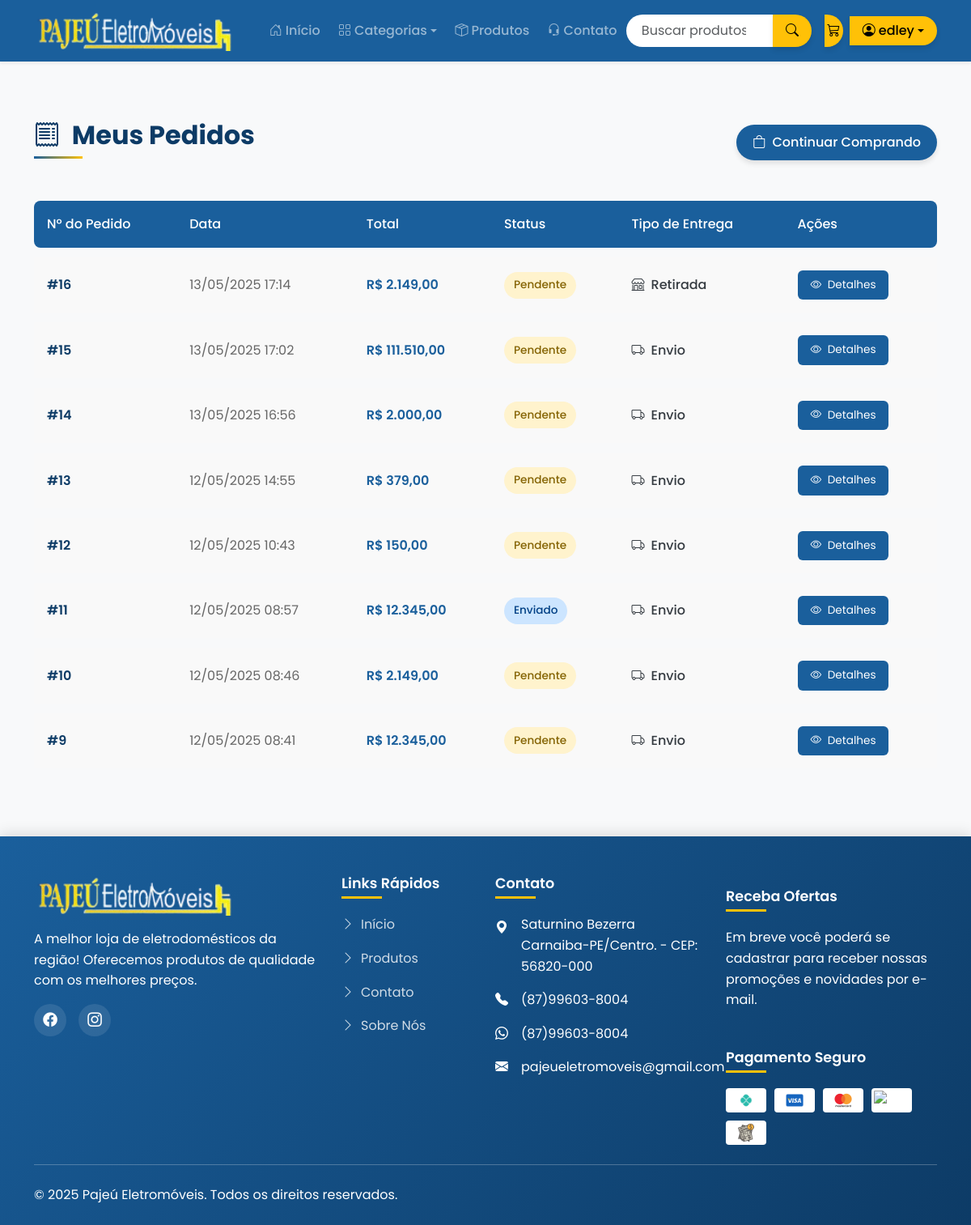
The page /pedidos/historico/ (signed in) on the database its author committed.
### pedidos/models.py (models this page shows, shortened)
class Pedido(models.Model):
    STATUS_CHOICES = [
        ('pendente', 'Pendente'),
        ('pago', 'Pago'),
        ('enviado', 'Enviado'),
        ('entregue', 'Entregue'),
        ('cancelado', 'Cancelado'),
    ]
    METODO_PAGAMENTO_CHOICES = [
        ('pix', 'PIX'),
        ('cartao', 'Cartão de Crédito'),
        ('boleto', 'Boleto'),
    ]
    TIPO_ENTREGA_CHOICES = [
        ('retirada', 'Retirar na Loja'),
        ('envio', 'Envio para Endereço'),
    ]
    user = models.ForeignKey(User, on_delete=models.SET_NULL, null=True, blank=True)
    primeiro_nome = models.CharField(max_length=50)
    sobrenome = models.CharField(max_length=50)
    email = models.EmailField()
    endereco = models.CharField(max_length=250)
    complemento = models.CharField(max_length=100, blank=True)
    cep = models.CharField(max_length=10)
    cidade = models.CharField(max_length=100)
    estado = models.CharField(max_length=2)
    telefone = models.CharField(max_length=20)
    criado_em = models.DateTimeField(auto_now_add=True)
    atualizado_em = models.DateTimeField(auto_now=True)
    pago = models.BooleanField(default=False)
    metodo_pagamento = models.CharField(max_length=10, choices=METODO_PAGAMENTO_CHOICES, default='pix')
    status = models.CharField(max_length=10, choices=STATUS_CHOICES, default='pendente')
    tipo_entrega = models.CharField(max_length=10, choices=TIPO_ENTREGA_CHOICES, default='envio')
    class Meta:
        ordering = ('-criado_em',)
        verbose_name = 'Pedido'
        verbose_name_plural = 'Pedidos'
    def get_total(self):
        return sum(item.get_custo() for item in self.itens.all())

class ItemPedido(models.Model):
    pedido = models.ForeignKey(Pedido, related_name='itens', on_delete=models.CASCADE)
    produto = models.ForeignKey(Produto, related_name='itens_pedido', on_delete=models.CASCADE)
    preco = models.DecimalField(max_digits=10, decimal_places=2)
    quantidade = models.PositiveIntegerField(default=1)
    def get_custo(self):
        return self.preco * self.quantidade

### pedidos/views.py (the view)
# urls.py: path('historico/', views.pedido_historico, name='pedido_historico'),
@login_required
def pedido_historico(request):
    pedidos = Pedido.objects.filter(user=request.user).order_by('-criado_em')
    return render(request, 'pedidos/historico.html', {'pedidos': pedidos})

### core/context_processors.py (called while the page is built)
def site_logo(request):
    config = SiteConfig.objects.first()
    return {
        'site_logo': config.logo.url if config and config.logo else None
    }

### produtos/context_processors.py (called while the page is built)
def categorias_disponiveis(request):
    return {
        'categorias_menu': Categoria.objects.all()
    }

### produtos/models.py (called while the page is built)
    def get_absolute_url(self):
        return reverse('produtos:lista_produtos_por_categoria', args=[self.slug])

### templates/pedidos/historico.html (shortened to what this page needs)
{% extends 'base.html' %}
{% load static %}
{% load humanize %}
{% block conteudo %}
<div class="orders-section">
    <div class="container">
        <div class="orders-header">
            <h2 class="orders-title">
                <i class="bi bi-receipt me-2"></i> Meus Pedidos
            </h2>
            <a href="{% url 'produtos:lista' %}" class="btn btn-azul">
                <i class="bi bi-bag me-1"></i> Continuar Comprando
            </a>
        </div>
        {% if pedidos %}
        <div class="table-responsive">
            <table class="orders-table">
                <thead>
                    <tr>
                        <th>Nº do Pedido</th>
                        <th>Data</th>
                        <th>Total</th>
                        <th>Status</th>
                        <th>Tipo de Entrega</th>
                        <th>Ações</th>
                    </tr>
                </thead>
                <tbody>
                    {% for pedido in pedidos %}
                    <tr>
                        <td class="order-number">#{{ pedido.id }}</td>
                        <td class="order-date">{{ pedido.criado_em|date:"d/m/Y H:i" }}</td>
                        <td class="order-total">R$ {{ pedido.get_total|intcomma }}</td>
                        <td>
                            <span class="order-status
                                {% if pedido.status == 'pendente' %}status-pendente
                                {% elif pedido.status == 'pago' %}status-pago
                                {% elif pedido.status == 'enviado' %}status-enviado
                                {% elif pedido.status == 'entregue' %}status-entregue
                                {% elif pedido.status == 'cancelado' %}status-cancelado{% endif %}">
                                {{ pedido.get_status_display }}
                            </span>
                        </td>
                        <td class="delivery-type">
                            {% if pedido.tipo_entrega == 'envio' %}
                                <i class="bi bi-truck me-1"></i> Envio
                            {% else %}
                                <i class="bi bi-shop me-1"></i> Retirada
                            {% endif %}
                        </td>
                        <td>
                            <a href="{% url 'pedidos:pedido_detalhe' pedido.id %}" class="btn btn-details">
                                <i class="bi bi-eye me-1"></i> Detalhes
                            </a>
                        </td>
                    </tr>
                    {% endfor %}
                </tbody>
            </table>
        </div>
        {% endif %}
    </div>
</div>
{% endblock %}

### templates/includes/navbar.html (shortened to what this page needs)
<nav class="navbar navbar-expand-lg navbar-dark bg-azul shadow-sm">
    <div class="container">
        <a class="navbar-brand" href="{% url 'core:inicio' %}">
            {% load static %}
            {% if site_logo %}
                <img src="{{ site_logo }}" alt="Logo" class="navbar-logo">
            {% else %}
                <img src="{% static 'img/logo-padrao.png' %}" alt="Logo Padrão" class="navbar-logo">
            {% endif %}
        </a>
        <div class="collapse navbar-collapse" id="navbarNav">
            <ul class="navbar-nav me-auto">
                <li class="nav-item">
                    <a class="nav-link {% if request.path == '/' %}active{% endif %}" href="{% url 'core:inicio' %}">
                        <i class="bi bi-house-door me-1"></i> Início
                    </a>
                </li>
                <li class="nav-item dropdown">
                    <a class="nav-link dropdown-toggle {% if 'categoria' in request.path %}active{% endif %}" href="#" id="categoriasDropdown" role="button" data-bs-toggle="dropdown" aria-expanded="false">
                        <i class="bi bi-grid me-1"></i> Categorias
                    </a>
                </li>
                <li class="nav-item">
                    <a class="nav-link {% if 'todos-produtos' in request.path %}active{% endif %}" href="{% url 'core:todos_produtos' %}">
                        <i class="bi bi-box-seam me-1"></i> Produtos
                    </a>
                </li>
                <li class="nav-item">
                    <a class="nav-link {% if 'contato' in request.path %}active{% endif %}" href="{% url 'core:contato' %}">
                        <i class="bi bi-headset me-1"></i> Contato
                    </a>
                </li>
            </ul>
            <div class="d-flex align-items-center">
                <form class="d-flex me-3 search-form" action="{% url 'produtos:busca' %}" method="get">
                    <div class="input-group">
                        <input class="form-control search-input" type="search" name="q" placeholder="Buscar produtos..." aria-label="Buscar">
                        <button class="btn btn-amarelo search-btn" type="submit">
                            <i class="bi bi-search"></i>
                        </button>
                    </div>
                </form>
                <a href="{% url 'carrinho:detalhe_carrinho' %}" class="btn btn-amarelo btn-icon position-relative me-2">
                    <i class="bi bi-cart3"></i>
                </a>
                {% if user.is_authenticated %}
                    <div class="dropdown">
                        <button class="btn btn-amarelo dropdown-toggle user-dropdown" type="button" id="dropdownMenuButton" data-bs-toggle="dropdown" aria-expanded="false">
                            <i class="bi bi-person-circle me-1"></i>
                            <span class="d-none d-lg-inline">{{ user.first_name|default:user.username }}</span>
                        </button>
                    </div>
                {% else %}
                    <a href="{% url 'core:login' %}" class="btn btn-amarelo">
                        <i class="bi bi-person me-1"></i>
                        <span class="d-none d-lg-inline">Entrar</span>
                    </a>
                {% endif %}
            </div>
        </div>
    </div>
</nav>

### templates/base.html (style rules this page uses)
:root { --azul-primario: #1a5f9c; --azul-secundario: #0d3b66; --amarelo-primario: #ffc107; --amarelo-secundario: #ffab00; --branco: #ffffff; --cinza-claro: #f8f9fa; --cinza-escuro: #343a40; --sombra: 0 4px 6px rgba(0, 0, 0, 0.1); --transicao: all 0.3s ease; }
body { font-family: 'Poppins', sans-serif; background-color: var(--cinza-claro); color: var(--cinza-escuro); line-height: 1.6; }
.bg-azul { background-color: var(--azul-primario); }
.btn-azul { background-color: var(--azul-primario); color: white; border: none; padding: 10px 20px; border-radius: 30px; font-weight: 500; transition: var(--transicao); box-shadow: var(--sombra); }
.btn-amarelo { background-color: var(--amarelo-primario); color: black; border: none; padding: 10px 20px; border-radius: 30px; font-weight: 500; transition: var(--transicao); box-shadow: var(--sombra); }
.navbar { box-shadow: var(--sombra); padding: 15px 0; }
.navbar-brand img { height: 50px; transition: var(--transicao); }
.nav-link { font-weight: 500; padding: 8px 15px; border-radius: 20px; transition: var(--transicao); margin: 0 5px; }

### templates/pedidos/historico.html (style rules this page uses)
.orders-section { padding: 3rem 0; }
.orders-header { margin-bottom: 2rem; display: flex; justify-content: space-between; align-items: center; }
.orders-title { font-weight: 700; color: var(--azul-secundario); position: relative; padding-bottom: 10px; }
.orders-title::after { content: ''; position: absolute; left: 0; bottom: 0; width: 60px; height: 3px; background: linear-gradient(90deg, var(--azul-primario), var(--amarelo-primario)); }
.orders-table { width: 100%; border-collapse: separate; border-spacing: 0 12px; }
.orders-table thead th { background-color: var(--azul-primario); color: white; padding: 1rem; font-weight: 500; }
.orders-table th:first-child { border-radius: 8px 0 0 8px; }
.orders-table th:last-child { border-radius: 0 8px 8px 0; }
.orders-table tbody tr { background-color: #f9f9f9; transition: all 0.3s ease; }
.orders-table td { padding: 1rem; vertical-align: middle; }
.order-number { font-weight: 600; color: var(--azul-secundario); }
.order-date { color: #666; }
.order-total { font-weight: 600; color: var(--azul-primario); }
.order-status { display: inline-block; padding: 0.35rem 0.75rem; border-radius: 20px; font-weight: 500; font-size: 0.85rem; }
.status-pendente { background-color: #fff3cd; color: #856404; }
.status-enviado { background-color: #cce5ff; color: #004085; }
.delivery-type { font-weight: 500; }
.btn-details { background-color: var(--azul-primario); color: white; border: none; border-radius: 6px; padding: 0.5rem 1rem; font-size: 0.85rem; transition: all 0.2s ease; }

### templates/includes/navbar.html (style rules this page uses)
.navbar { padding: 0.5rem 0; transition: all 0.3s ease; }
.navbar-logo { height: 50px; transition: transform 0.3s ease; }
.nav-link { font-weight: 500; padding: 0.5rem 1rem; border-radius: 50px; margin: 0 0.2rem; transition: all 0.3s ease; display: flex; align-items: center; }
.search-form { position: relative; }
.search-input { border-radius: 50px; padding: 0.5rem 1.2rem; border: none; min-width: 200px; transition: all 0.3s ease; }
.search-btn { border-radius: 50px; margin-left: -40px; padding: 0.5rem 1rem; z-index: 2; }
.btn-icon { width: 40px; height: 40px; display: inline-flex; align-items: center; justify-content: center; padding: 0; border-radius: 50%; }
.user-dropdown { display: flex; align-items: center; padding: 0.4rem 1rem; border-radius: 50px; }

### rows shown on the page
Pedido: id "16", criado_em "13/05/2025 17:14", get_total "2.149,00", status "Pendente", tipo_entrega "retirada" (drawn)
Pedido: id "15", criado_em "13/05/2025 17:02", get_total "111.510,00", status "Pendente", tipo_entrega "envio" (drawn)
Pedido: id "14", criado_em "13/05/2025 16:56", get_total "2.000,00", status "Pendente", tipo_entrega "envio" (drawn)
Pedido: id "13", criado_em "12/05/2025 14:55", get_total "379,00", status "Pendente", tipo_entrega "envio" (drawn)
Pedido: id "12", criado_em "12/05/2025 10:43", get_total "150,00", status "Pendente", tipo_entrega "envio" (drawn)
Pedido: id "11", criado_em "12/05/2025 08:57", get_total "12.345,00", status "Enviado", tipo_entrega "envio" (drawn)
Pedido: id "10", criado_em "12/05/2025 08:46", get_total "2.149,00", status "Pendente", tipo_entrega "envio" (drawn)
Pedido: id "9", criado_em "12/05/2025 08:41", get_total "12.345,00", status "Pendente", tipo_entrega "envio" (drawn)

### other values the page prints
{{ user.first_name|default:user.username }} "edley"
